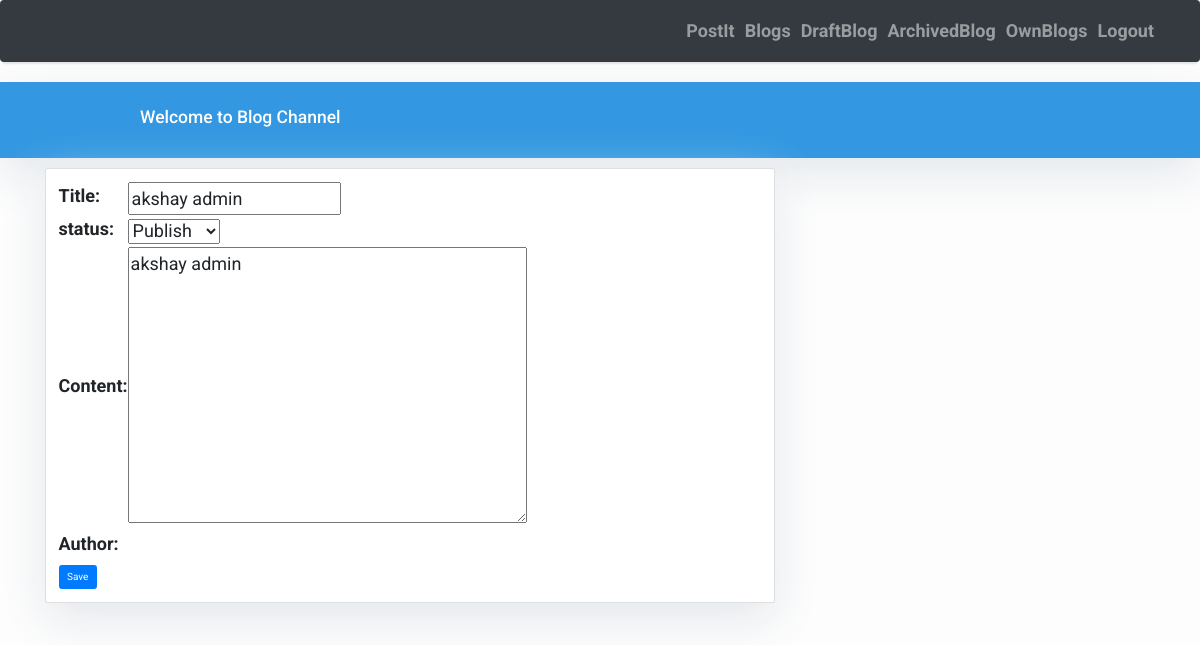
Page /blog/edit/11/ on the earlier database version.
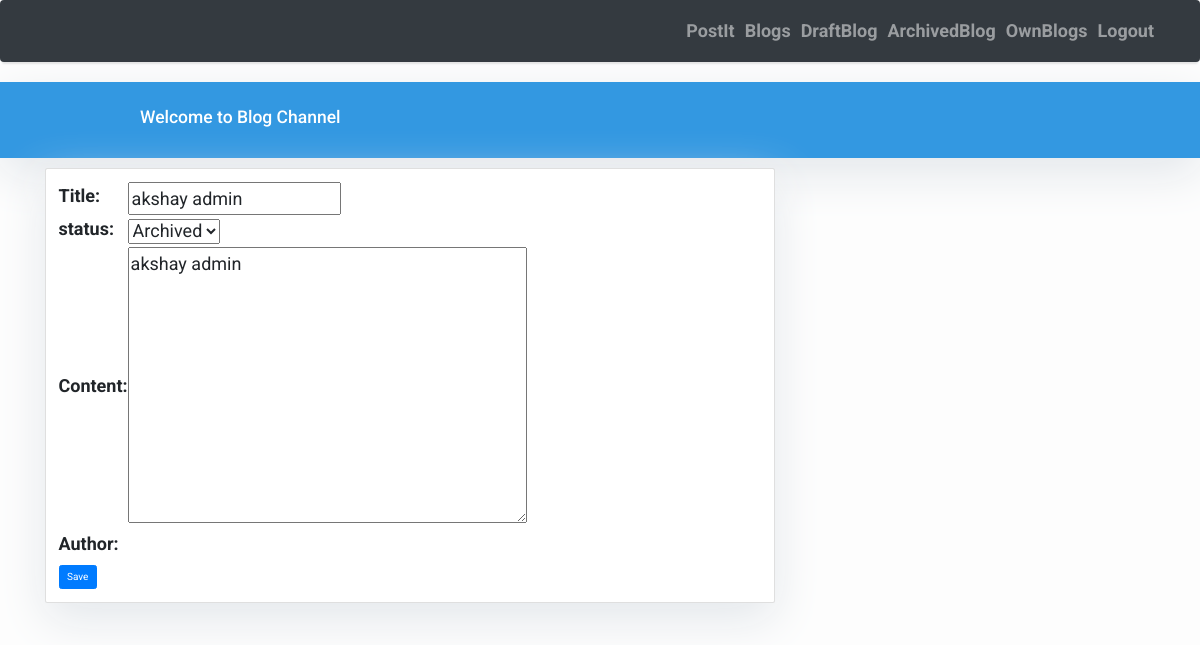
Same page on the later database version.
### blogs/models.py (models this page shows, shortened)
class Post(models.Model):
    title = models.CharField(max_length=200, unique=True)
    author = models.ForeignKey(User, on_delete= models.CASCADE,related_name='blog_posts', null=True)
    updated_on = models.DateTimeField(auto_now= True)
    content = models.TextField()
    created_on = models.DateTimeField(auto_now_add=True)
    status = models.IntegerField(choices=STATUS, default=1)
    class Meta:
        ordering = ['-created_on']

### blogs/views.py (the view, shortened to what this page needs)
# urls.py: path('edit/<int:id>/', views.EditPost.as_view(), name='post_update'),
class EditPost(View):
    def get(self, request, id):
        obj = Post.objects.get(id=id)
        fm = PostForm(instance=obj)
        return render(request, "update_post_form.html", {'post_list': fm})

### blogs/forms.py
class PostForm(forms.ModelForm):
    class Meta:
        model = Post
        fields = ['title', 'content', 'status']

### blogs/templates/update_post_form.html (shortened to what this page needs)
{% extends "home.html" %}
{% block content %}
<div class="container">
    <div class="row">
        <div class="col-md-8 mt-3 left">
            <div class="card mb-4">
                <div class="card-body">
                <form action="" method="post">
                    <table>
                    <tr>
                        <td>
                   <label for="title">Title:</label>
                   </td>
                   <td>{{ post_list.title }}</td>
                    </tr>
                    <tr>
                        <td>
                   <label for="status">status:</label>
                   </td>
                   <td>{{ post_list.status }}</td>
                </tr>
                    <tr>
                   <td><label for="content">Content:</label>
                    <td>{{ post_list.content }}</td>
                </tr>
                <tr>
                    <td><label for="author">Author:</label>
                     <td>{{ post_list.author }}</td>
                 </tr>
                <tr>
                    <td>
                   <button type="submit" class="btn btn-primary ">Save</button>
                    </td>
                </tr>
                </form>
                </div>
            </div>
        </div>
    </div>
</div>
{%endblock%}

Differences in the rows shown:
changed Post "akshay admin": status "Publish" → "Archived"
